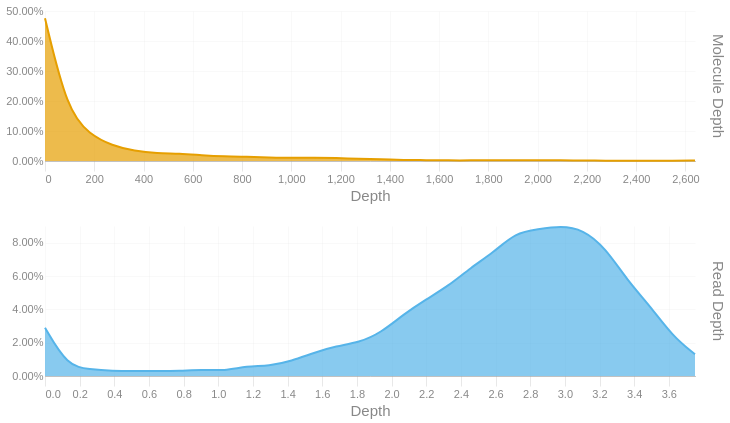

Notebook code for this chart:
### Code cell
readdep = depth_hist(tb['Read Depth'], q99, 3)
readdep = readdep.with_columns(pl.lit('Read Depth').alias('Metric'))
if not SKIPLR:
    moldep = depth_hist(tb['Molecule Depth'], mol_q99, 1)
    moldep = moldep.with_columns(pl.lit('Molecule Depth').alias('Metric'))
    _hist = pl.concat([readdep, moldep])
    _hist = _hist.filter(pl.col('Proportion') != 0)
    with SafeRender(_hist):
        (
            alt.Chart(_hist)        
            .mark_area(interpolate = "basis")
            .encode(
                x=alt.X('Bin:Q').scale(domainMin=0).axis(alt.Axis(title='Depth')),
                y = alt.Y('Proportion:Q', title = None).axis(format = '.2%'),
                color = alt.Color('Metric:N').legend(None),
                row = alt.Row("Metric:N").header(title = None, labelOrient = 'right'),
                tooltip = [
                    alt.Tooltip("Metric:N", title = "Metric"),
                    alt.Tooltip('Interval:N', title = "Depth Interval"),
                    alt.Tooltip('Proportion:Q', title = "% Alignments").format('.2%')
                ]
            )
            .resolve_scale(x='independent', y='independent')
            .properties(
                height = 150, width = 650,
                usermeta={'embedOptions': {'downloadFileName': f'{samplename}.depth.hist'}}
            )
        ).display()
else:
    readdep = readdep.filter(pl.col('Proportion') != 0)
    with SafeRender(readdep):
        (
            alt.Chart(readdep)        
            .mark_area(interpolate = "basis")
            .encode(
                x=alt.X('Bin:Q').scale(domainMin=0).axis(alt.Axis(title='Depth')),
                y = alt.Y('Proportion:Q', title = None).axis(format = '.2%'),
                tooltip = [
                    alt.Tooltip('Interval:N', title = "Depth Interval"),
                    alt.Tooltip('Proportion:Q', title = "% Alignments").format('.2%')
                ]
            )
            .properties(
                usermeta={'embedOptions': {'downloadFileName': f'{samplename}.depth.hist'}}
            )
        ).display()

### Figure 1 — Vega-Lite specification as saved in the notebook (floating-point values rounded to 4 significant figures)
{"width": 650, "height": 150, "config": {"title": {"anchor": "start", "dy": -15, "fontSize": 18, "color": "#888888", "subtitleColor": "#888888", "subtitleFontSize": 14}, "arc": {"fill": "#0072B2"}, "axis": {"domainColor": "#888888", "domainWidth": 0.5, "gridWidth": 0.2, "grid": false, "titleFontWeight": 400, "titleFontSize": 15, "labelFontSize": 11, "labelColor": "#888888", "tickColor": "#888888", "tickWidth": 0.2, "titleColor": "#888888"}, "axisBand": {"grid": false}, "axisX": {"grid": true, "tickSize": 10, "domainCap": "round"}, "axisY": {"domain": false, "grid": true, "tickSize": 0, "domainCap": "round"}, "background": "transparent", "header": {"labelFontSize": 15, "labelColor": "#888888", "titleFontSize": 15, "titleFontWeight": 600, "titleColor": "#888888"}, "legend": {"labelFont": "sans-serif", "labelFontSize": 12, "labelColor": "#888888", "symbolSize": 100, "symbolType": "circle", "titleFontSize": 12, "titlePadding": 10, "titleColor": "#888888", "title": null}, "range": {"category": ["#E69F00", "#56B4E9", "#009E73", "#F0E442", "#0072B2", "#D55E00", "#CC79A7", "#000000"], "diverging": ["#cfe8f3", "#a2d4ec", "#73bfe2", "#46abdb", "#1696d2", "#12719e"]}, "area": {"fill": "#0072B2", "fillOpacity": 0.7, "line": true, "strokeOpacity": 0.7}, "line": {"color": "#0072B2", "stroke": "#0072B2", "strokeWidth": 2}, "trail": {"color": "#0072B2", "stroke": "#0072B2", "strokeWidth": 0, "size": 1}, "point": {"filled": true, "fillOpacity": 1.0, "size": 95}, "text": {"color": "#888888", "fontSize": 11, "align": "right", "fontWeight": 400, "size": 11}, "bar": {"fill": "#0072B2", "stroke": null}, "view": {"stroke": null, "continuousWidth": 660, "continuousHeight": 400}}, "data": {"name": "data-5c8e2ae80fe2988b321f680adac5a5ad"}, "mark": {"type": "area", "interpolate": "basis"}, "encoding": {"color": {"field": "Metric", "legend": null, "type": "nominal"}, "row": {"field": "Metric", "header": {"title": null, "labelOrient": "right"}, "type": "nominal"}, "tooltip": [{"field": "Metric", "title": "Metric", "type": "nominal"}, {"field": "Interval", "title": "Depth Interval", "type": "nominal"}, {"field": "Proportion", "format": ".2%", "title": "% Alignments", "type": "quantitative"}], "x": {"axis": {"title": "Depth"}, "field": "Bin", "scale": {"domainMin": 0}, "type": "quantitative"}, "y": {"axis": {"format": ".2%"}, "field": "Proportion", "title": null, "type": "quantitative"}}, "resolve": {"scale": {"x": "independent", "y": "independent"}}, "usermeta": {"embedOptions": {"downloadFileName": "S5_Connecticut_987.depth.hist"}}, "$schema": "https://vega.github.io/schema/vega-lite/v6.1.0.json", "datasets": {"data-5c8e2ae80fe2988b321f680adac5a5ad": [{"Bin": 0.0, "Interval": "0.0-0.129", "Proportion": 0.029, "Metric": "Read Depth"}, {"Bin": 0.129, "Interval": "0.129-0.259", "Proportion": 0.006, "Metric": "Read Depth"}, {"Bin": 0.259, "Interval": "0.259-0.388", "Proportion": 0.004, "Metric": "Read Depth"}, {"Bin": 0.388, "Interval": "0.388-0.517", "Proportion": 0.003, "Metric": "Read Depth"}, {"Bin": 0.517, "Interval": "0.517-0.647", "Proportion": 0.003, "Metric": "Read Depth"}, {"Bin": 0.647, "Interval": "0.647-0.776", "Proportion": 0.003, "Metric": "Read Depth"}, {"Bin": 0.776, "Interval": "0.776-0.905", "Proportion": 0.003, "Metric": "Read Depth"}, {"Bin": 0.905, "Interval": "0.905-1.035", "Proportion": 0.004, "Metric": "Read Depth"}, {"Bin": 1.035, "Interval": "1.035-1.164", "Proportion": 0.003, "Metric": "Read Depth"}, {"Bin": 1.164, "Interval": "1.164-1.293", "Proportion": 0.006, "Metric": "Read Depth"}, {"Bin": 1.293, "Interval": "1.293-1.423", "Proportion": 0.006, "Metric": "Read Depth"}, {"Bin": 1.423, "Interval": "1.423-1.552", "Proportion": 0.009, "Metric": "Read Depth"}, {"Bin": 1.552, "Interval": "1.552-1.681", "Proportion": 0.014, "Metric": "Read Depth"}, {"Bin": 1.681, "Interval": "1.681-1.811", "Proportion": 0.018, "Metric": "Read Depth"}, {"Bin": 1.811, "Interval": "1.811-1.94", "Proportion": 0.02, "Metric": "Read Depth"}, {"Bin": 1.94, "Interval": "1.94-2.069", "Proportion": 0.026, "Metric": "Read Depth"}, {"Bin": 2.069, "Interval": "2.069-2.199", "Proportion": 0.037, "Metric": "Read Depth"}, {"Bin": 2.199, "Interval": "2.199-2.328", "Proportion": 0.046, "Metric": "Read Depth"}, {"Bin": 2.328, "Interval": "2.328-2.457", "Proportion": 0.054, "Metric": "Read Depth"}, {"Bin": 2.457, "Interval": "2.457-2.587", "Proportion": 0.065, "Metric": "Read Depth"}, {"Bin": 2.587, "Interval": "2.587-2.716", "Proportion": 0.074, "Metric": "Read Depth"}, {"Bin": 2.716, "Interval": "2.716-2.845", "Proportion": 0.086, "Metric": "Read Depth"}, {"Bin": 2.845, "Interval": "2.845-2.975", "Proportion": 0.088, "Metric": "Read Depth"}, {"Bin": 2.975, "Interval": "2.975-3.104", "Proportion": 0.09, "Metric": "Read Depth"}, {"Bin": 3.104, "Interval": "3.104-3.233", "Proportion": 0.088, "Metric": "Read Depth"}, {"Bin": 3.233, "Interval": "3.233-3.363", "Proportion": 0.077, "Metric": "Read Depth"}, {"Bin": 3.363, "Interval": "3.363-3.492", "Proportion": 0.057, "Metric": "Read Depth"}, {"Bin": 3.492, "Interval": "3.492-3.621", "Proportion": 0.042, "Metric": "Read Depth"}, {"Bin": 3.621, "Interval": "3.621-3.751", "Proportion": 0.024, "Metric": "Read Depth"}, {"Bin": 3.751, "Interval": "3.751-3.88", "Proportion": 0.013, "Metric": "Read Depth"}, {"Bin": 0.0, "Interval": "0.0-91.0", "Proportion": 0.476, "Metric": "Molecule Depth"}, {"Bin": 91.0, "Interval": "91.0-182.0", "Proportion": 0.167, "Metric": "Molecule Depth"}, {"Bin": 182.0, "Interval": "182.0-273.0", "Proportion": 0.088, "Metric": "Molecule Depth"}, {"Bin": 273.0, "Interval": "273.0-364.0", "Proportion": 0.051, "Metric": "Molecule Depth"}, {"Bin": 364.0, "Interval": "364.0-455.0", "Proportion": 0.033, "Metric": "Molecule Depth"}, {"Bin": 455.0, "Interval": "455.0-546.0", "Proportion": 0.025, "Metric": "Molecule Depth"}, {"Bin": 546.0, "Interval": "546.0-637.0", "Proportion": 0.025, "Metric": "Molecule Depth"}, {"Bin": 637.0, "Interval": "637.0-728.0", "Proportion": 0.019, "Metric": "Molecule Depth"}, {"Bin": 728.0, "Interval": "728.0-819.0", "Proportion": 0.015, "Metric": "Molecule Depth"}, {"Bin": 819.0, "Interval": "819.0-910.0", "Proportion": 0.014, "Metric": "Molecule Depth"}, {"Bin": 910.0, "Interval": "910.0-1001.0", "Proportion": 0.012, "Metric": "Molecule Depth"}, {"Bin": 1001.0, "Interval": "1001.0-1092.0", "Proportion": 0.01, "Metric": "Molecule Depth"}, {"Bin": 1092.0, "Interval": "1092.0-1183.0", "Proportion": 0.011, "Metric": "Molecule Depth"}, {"Bin": 1183.0, "Interval": "1183.0-1274.0", "Proportion": 0.01, "Metric": "Molecule Depth"}, {"Bin": 1274.0, "Interval": "1274.0-1365.0", "Proportion": 0.007, "Metric": "Molecule Depth"}, {"Bin": 1365.0, "Interval": "1365.0-1456.0", "Proportion": 0.006, "Metric": "Molecule Depth"}, {"Bin": 1456.0, "Interval": "1456.0-1547.0", "Proportion": 0.003, "Metric": "Molecule Depth"}, {"Bin": 1547.0, "Interval": "1547.0-1638.0", "Proportion": 0.003, "Metric": "Molecule Depth"}, {"Bin": 1638.0, "Interval": "1638.0-1729.0", "Proportion": 0.002, "Metric": "Molecule Depth"}, {"Bin": 1729.0, "Interval": "1729.0-1820.0", "Proportion": 0.002, "Metric": "Molecule Depth"}, {"Bin": 1820.0, "Interval": "1820.0-1911.0", "Proportion": 0.003, "Metric": "Molecule Depth"}, {"Bin": 1911.0, "Interval": "1911.0-2002.0", "Proportion": 0.002, "Metric": "Molecule Depth"}, {"Bin": 2002.0, "Interval": "2002.0-2093.0", "Proportion": 0.003, "Metric": "Molecule Depth"}, {"Bin": 2093.0, "Interval": "2093.0-2184.0", "Proportion": 0.002, "Metric": "Molecule Depth"}, {"Bin": 2184.0, "Interval": "2184.0-2275.0", "Proportion": 0.002, "Metric": "Molecule Depth"}, {"Bin": 2275.0, "Interval": "2275.0-2366.0", "Proportion": 0.001, "Metric": "Molecule Depth"}, {"Bin": 2366.0, "Interval": "2366.0-2457.0", "Proportion": 0.001, "Metric": "Molecule Depth"}, {"Bin": 2457.0, "Interval": "2457.0-2548.0", "Proportion": 0.001, "Metric": "Molecule Depth"}, {"Bin": 2548.0, "Interval": "2548.0-2639.0", "Proportion": 0.001, "Metric": "Molecule Depth"}, {"Bin": 2639.0, "Interval": "2639.0-2730.01", "Proportion": 0.002, "Metric": "Molecule Depth"}]}}
